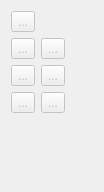
      <widget class="QWidget" name="page_7">
       <property name="geometry">
        <rect>
         <x>0</x>
         <y>0</y>
         <width>104</width>
         <height>192</height>
        </rect>
       </property>
       <attribute name="icon">
        <iconset resource="../../libs/vmisc/share/resources/icon.qrc">
         <normaloff>:/icon/16x16/operations.png</normaloff>:/icon/16x16/operations.png</iconset>
       </attribute>
       <attribute name="label">
        <string>Operations</string>
       </attribute>
       <attribute name="toolTip">
        <string>Operations</string>
       </attribute>
       <layout class="QFormLayout" name="formLayout_7">
        <item row="0" column="0">
         <widget class="QToolButton" name="toolButtonPointerOperations">
          <property name="enabled">
           <bool>false</bool>
          </property>
          <property name="toolTip">
           <string>Tool pointer</string>
          </property>
          <property name="text">
           <string notr="true">...</string>
          </property>
          <property name="icon">
           <iconset resource="../../libs/vmisc/share/resources/icon.qrc">
            <normaloff>:/icon/32x32/arrow_cursor.png</normaloff>:/icon/32x32/arrow_cursor.png</iconset>
          </property>
          <property name="iconSize">
           <size>
            <width>32</width>
            <height>32</height>
           </size>
          </property>
          <property name="checkable">
           <bool>true</bool>
          </property>
         </widget>
        </item>
        <item row="1" column="0">
         <widget class="QToolButton" name="toolButtonGroup">
          <property name="enabled">
           <bool>false</bool>
          </property>
          <property name="toolTip">
           <string>Create new group</string>
          </property>
          <property name="text">
           <string notr="true">...</string>
          </property>
          <property name="icon">
           <iconset resource="share/resources/toolicon.qrc">
            <normaloff>:/toolicon/32x32/group_plus.png</normaloff>:/toolicon/32x32/group_plus.png</iconset>
          </property>
          <property name="iconSize">
           <size>
            <width>32</width>
            <height>32</height>
           </size>
          </property>
          <property name="checkable">
           <bool>true</bool>
          </property>
         </widget>
        </item>
        <item row="1" column="1">
         <widget class="QToolButton" name="toolButtonRotation">
          <property name="enabled">
           <bool>false</bool>
          </property>
          <property name="toolTip">
           <string>Rotate objects</string>
          </property>
          <property name="text">
           <string notr="true">...</string>
          </property>
          <property name="icon">
           <iconset resource="share/resources/toolicon.qrc">
            <normaloff>:/toolicon/32x32/rotation.png</normaloff>:/toolicon/32x32/rotation.png</iconset>
          </property>
          <property name="iconSize">
           <size>
            <width>32</width>
            <height>32</height>
           </size>
          </property>
          <property name="checkable">
           <bool>true</bool>
          </property>
         </widget>
        </item>
        <item row="2" column="0">
         <widget class="QToolButton" name="toolButtonFlippingByLine">
          <property name="enabled">
           <bool>false</bool>
          </property>
          <property name="toolTip">
           <string>Flipping objects by line</string>
          </property>
          <property name="text">
           <string notr="true">...</string>
          </property>
          <property name="icon">
           <iconset resource="share/resources/toolicon.qrc">
            <normaloff>:/toolicon/32x32/flipping_line.png</normaloff>:/toolicon/32x32/flipping_line.png</iconset>
          </property>
          <property name="iconSize">
           <size>
            <width>32</width>
            <height>32</height>
           </size>
          </property>
          <property name="checkable">
           <bool>true</bool>
          </property>
         </widget>
        </item>
        <item row="2" column="1">
         <widget class="QToolButton" name="toolButtonFlippingByAxis">
          <property name="enabled">
           <bool>false</bool>
          </property>
          <property name="toolTip">
           <string>Flipping objects by axis</string>
          </property>
          <property name="text">
           <string notr="true">...</string>
          </property>
          <property name="icon">
           <iconset resource="share/resources/toolicon.qrc">
            <normaloff>:/toolicon/32x32/flipping_axis.png</normaloff>:/toolicon/32x32/flipping_axis.png</iconset>
          </property>
          <property name="iconSize">
           <size>
            <width>32</width>
            <height>32</height>
           </size>
          </property>
          <property name="checkable">
           <bool>true</bool>
          </property>
         </widget>
        </item>
        <item row="3" column="0">
         <widget class="QToolButton" name="toolButtonMove">
          <property name="enabled">
           <bool>false</bool>
          </property>
          <property name="toolTip">
           <string>Move objects</string>
          </property>
          <property name="text">
           <string notr="true">...</string>
          </property>
          <property name="icon">
           <iconset resource="share/resources/toolicon.qrc">
            <normaloff>:/toolicon/32x32/move.png</normaloff>:/toolicon/32x32/move.png</iconset>
          </property>
          <property name="iconSize">
           <size>
            <width>32</width>
            <height>32</height>
           </size>
          </property>
          <property name="checkable">
           <bool>true</bool>
          </property>
         </widget>
        </item>
        <item row="3" column="1">
         <widget class="QToolButton" name="toolButtonTrueDarts">
          <property name="enabled">
           <bool>false</bool>
          </property>
          <property name="toolTip">
           <string>True darts</string>
          </property>
          <property name="text">
           <string notr="true">...</string>
          </property>
          <property name="icon">
           <iconset resource="share/resources/toolicon.qrc">
            <normaloff>:/toolicon/32x32/true_darts.png</normaloff>:/toolicon/32x32/true_darts.png</iconset>
          </property>
          <property name="iconSize">
           <size>
            <width>32</width>
            <height>32</height>
           </size>
          </property>
          <property name="checkable">
           <bool>true</bool>
          </property>
         </widget>
        </item>
       </layout>
      </widget>
